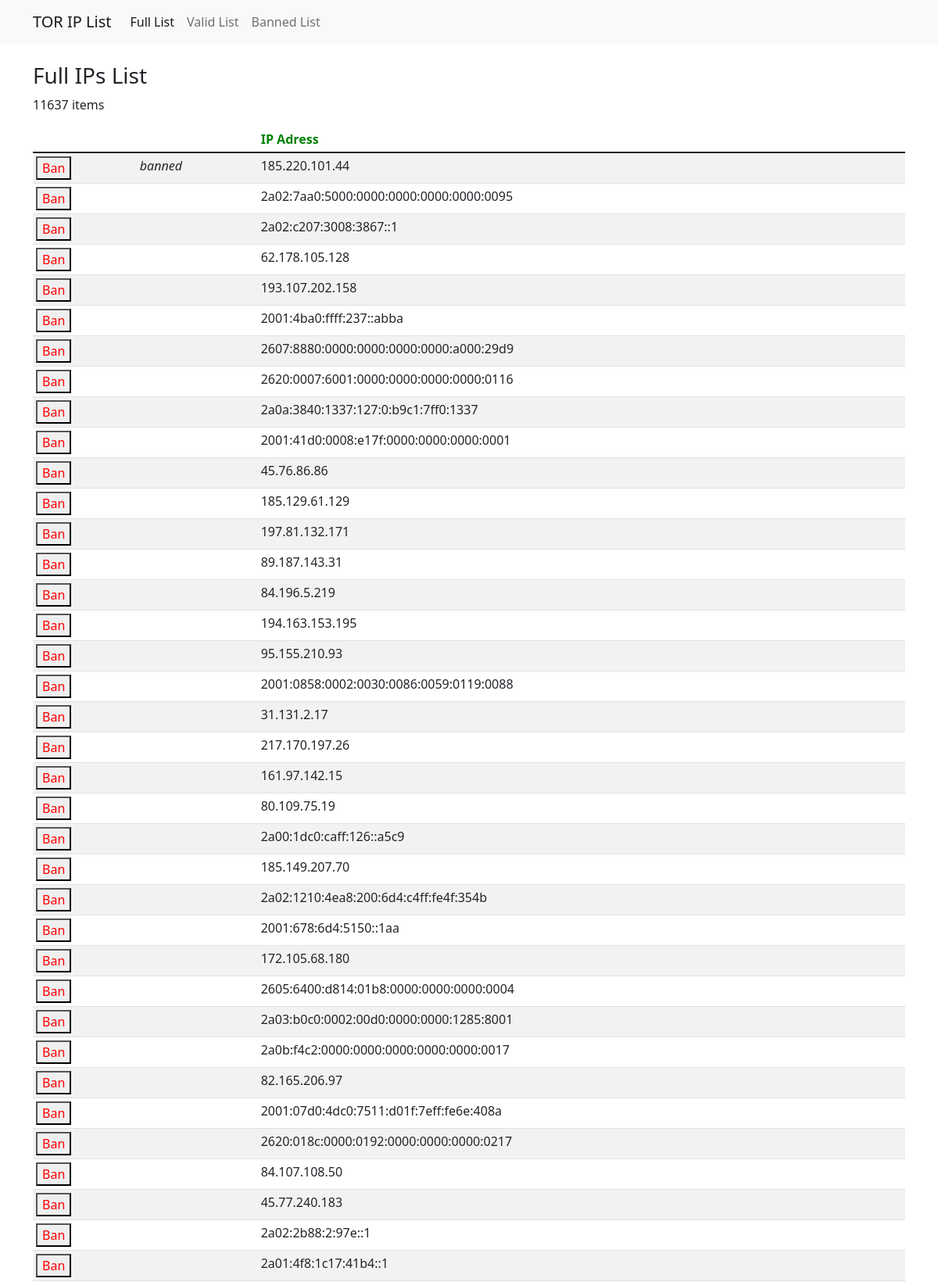
Page /fullList (upper part) on the committed database.
### tables this page shows
CREATE TABLE ip (
                ip_address TEXT PRIMARY KEY
            );

### main.py (the view)
@app.get('/fullList')
def FullList():
    resp = server_FetchFullList()
    if request.is_json:
        print('--- JSON ---')
        resp = make_response(jsonify(resp))
        resp.headers['Access-Control-Allow-Origin'] = '*'
        return resp
    else:
        if request.args.get("all"):
            size = len(resp)
        else:
            size = 50
        bans = {}
        for ip in server_getBlacklist():
            try:
                bans[ip] = "banned"
            except:
                print(ip + ": Ip not in list")
        return render_template('fullList.html', total = len(resp), len = len(resp[0:size]), ips = resp, bans = bans)

### src/app_server.py (called while the page is built)
def server_FetchFullList():
    if utils_CheckTime():
        data1 = utils_getIpsOnionoo()
        data2 = utils_getIpsTorNodes()
        fullList = list(set(list(data1+data2)))
        db_InsertIP_FullList(fullList)
    else:
        fullList = db_GetList('full')
    return fullList

def server_getBlacklist():
    return db_GetList('banned')

### src/database/ipDB.py (called while the page is built)
def db_connect_to_db():
    conn = sl.connect('src/database/ips_tor.db', check_same_thread=False)
    return conn

def db_GetList(query_type):
    db_SetDB()
    conn = db_connect_to_db()
    c = conn.cursor()
    if(query_type == 'banned'):
        data = c.execute(query_banned)
    elif(query_type == 'full'):
        data = c.execute(query_full)
    ret = []
    for row in data:
        ret.append(row[0])
    conn.close()
    return ret

def db_verifDB():
    conn = db_connect_to_db()
    c = conn.cursor()
    data = c.execute(sql_verif)
    if (data.fetchone()[0]==1):
        conn.close()
        return True
    else:
        conn.close()
        return False

def db_SetDB():
    if not db_verifDB():
        print("Generating Database...")
        db_createBannedTable()
        db_CreateFullListTable()

### src/utils/external2.py (called while the page is built)
def utils_CheckTime():
    with open('src/utils/timeLog.txt', 'r') as f:
        t = float(f.readline())
        f.close()
        if( time.time() - t > 1800):
            return True
        else:
            return False

### templates/fullList.html (shortened to what this page needs)
{% extends 'base.html' %}
{% set active_page = "FullList" %}
{% block content %}
    <h3>Full IPs List</h3>
    <p>{{total}} items</p>
    <table class="table table-striped table-sm">
        <thead>
            <tr style="color: green; ">
                <th scope="col"></th>
                <th scope="col"></th>
                <th scope="col">IP Adress</th>
            </tr>
        </thead>
        <tbody>
            {%for i in range(0, len)%}
            <tr>
                <td>
                    <form action="{{url_for('BanIP')}}" method="post">
                        <button type="submit" style="color: red;"> Ban </button>
                    </form>
                </td>
                <td><i>{{bans[ips[i]]}}</i></td>
                <td>{{ips[i]}}</td>
            </tr>
            {%endfor%}
        </tbody>
    </table>
    <br><br>
{% endblock %}

### rows in the picture
ip: ip_address "185.220.101.44"
ip: ip_address "2a02:7aa0:5000:0000:0000:0000:0000:0095"
ip: ip_address "2a02:c207:3008:3867::1"
ip: ip_address "62.178.105.128"
ip: ip_address "193.107.202.158"
ip: ip_address "2001:4ba0:ffff:237::abba"
ip: ip_address "2607:8880:0000:0000:0000:0000:a000:29d9"
ip: ip_address "2620:0007:6001:0000:0000:0000:0000:0116"
ip: ip_address "2a0a:3840:1337:127:0:b9c1:7ff0:1337"
ip: ip_address "2001:41d0:0008:e17f:0000:0000:0000:0001"
ip: ip_address "45.76.86.86"
ip: ip_address "185.129.61.129"
ip: ip_address "197.81.132.171"
ip: ip_address "89.187.143.31"
ip: ip_address "84.196.5.219"
ip: ip_address "194.163.153.195"
ip: ip_address "95.155.210.93"
ip: ip_address "2001:0858:0002:0030:0086:0059:0119:0088"
ip: ip_address "31.131.2.17"
ip: ip_address "217.170.197.26"
ip: ip_address "161.97.142.15"
ip: ip_address "80.109.75.19"
ip: ip_address "2a00:1dc0:caff:126::a5c9"
ip: ip_address "185.149.207.70"
ip: ip_address "2a02:1210:4ea8:200:6d4:c4ff:fe4f:354b"
ip: ip_address "2001:678:6d4:5150::1aa"
ip: ip_address "172.105.68.180"
ip: ip_address "2605:6400:d814:01b8:0000:0000:0000:0004"
ip: ip_address "2a03:b0c0:0002:00d0:0000:0000:1285:8001"
ip: ip_address "2a0b:f4c2:0000:0000:0000:0000:0000:0017"
ip: ip_address "82.165.206.97"
ip: ip_address "2001:07d0:4dc0:7511:d01f:7eff:fe6e:408a"
ip: ip_address "2620:018c:0000:0192:0000:0000:0000:0217"
ip: ip_address "84.107.108.50"
ip: ip_address "45.77.240.183"
ip: ip_address "2a02:2b88:2:97e::1"
ip: ip_address "2a01:4f8:1c17:41b4::1"

### other values in the picture
{{ total }} "11637"
{{ bans[ips[i]] }} "banned"
